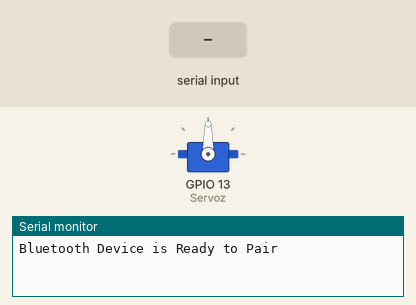
This sketch was run on a simulated ESP32. Shown: servo, the last lines printed to the serial monitor. The inputs (shaded band) are chosen by the test bench. Nothing arrives over Bluetooth unless stated.

Above: at 1.2 s.
1.3 s: "0" received over the second serial link
At 1.9 s:
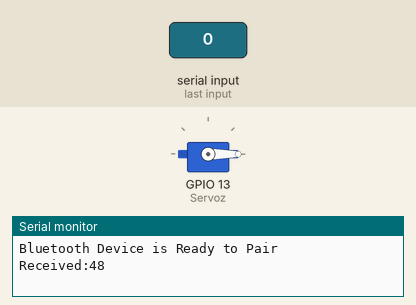
2.8 s: "1" received over the second serial link
At 3.4 s:
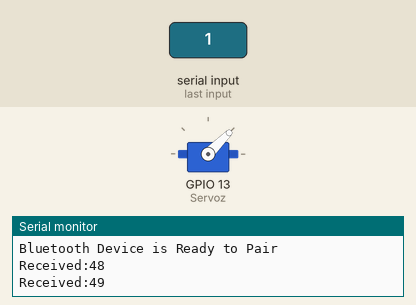
4.3 s: "3" received over the second serial link
At 5.3 s:
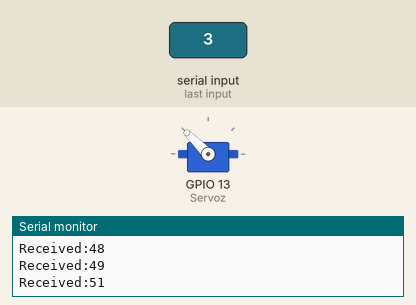
5.8 s: "4" received over the second serial link
At 6.8 s:
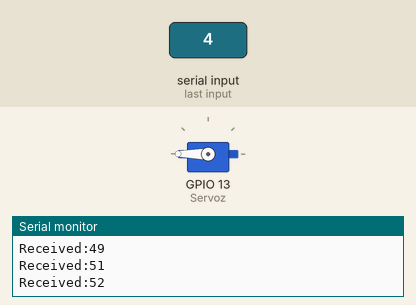
7.3 s: "2" received over the second serial link
At 7.6 s:
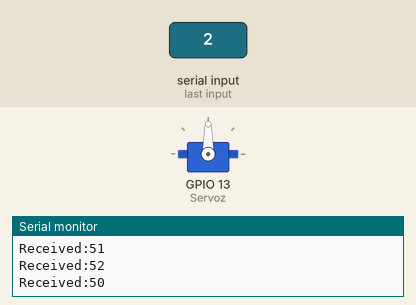
Timing chart, 0 to 9.8 s (numbered marks = the images above; inputs shaded):
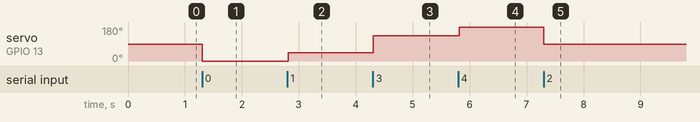

Measured:
- after the input at 1.3 s, servo on GPIO 13 (Servoz): 90° → 0° at once
- after the input at 2.8 s, servo on GPIO 13 (Servoz): 0° → 45° at once
- after the input at 4.3 s, servo on GPIO 13 (Servoz): 45° → 135° at once
- after the input at 5.8 s, servo on GPIO 13 (Servoz): 135° → 180° at once
- after the input at 7.3 s, servo on GPIO 13 (Servoz): 180° → 90° at once

The sketch:

esp32_bluetooth_servo_tester.ino
```cpp
#include <ESP32Servo.h>
#include "WiFi.h"
#include "BluetoothSerial.h"


BluetoothSerial ESP_BT; //Object for Bluetooth

int incoming;
int servoPin = 13;
Servo Servoz;

void setup() {
  Serial.begin(9600); //Start Serial monitor in 9600
  ESP_BT.begin("ESP32_SERVO_TESTER"); //Name of your Bluetooth Signal
  Serial.println("Bluetooth Device is Ready to Pair");
  Servoz.attach(13);

}

void loop() {

  if (ESP_BT.available()) //Check if we receive anything from Bluetooth
  {
    incoming = ESP_BT.read(); //Read what we recevive
    Serial.print("Received:"); Serial.println(incoming);

    if (incoming == 48)
        {
       Servoz.write(0);
       ESP_BT.println("Servo bergerak 0 derajat");
        }
    if (incoming == 49)
        {
        Servoz.write(45);
        ESP_BT.println("Servo bergerak 45 derajat");
        }

    if (incoming == 50)
        {
       Servoz.write(90);
       ESP_BT.println("Servo bergerak 90 derajat");
        }
    if (incoming == 51)
        {
       Servoz.write(135);
       ESP_BT.println("Servo bergerak 135 derajat");
        }
    if (incoming == 52)
        {
       Servoz.write(180);
       ESP_BT.println("Servo bergerak 180 derajat");
        }

  }
  delay(20);
}
```
